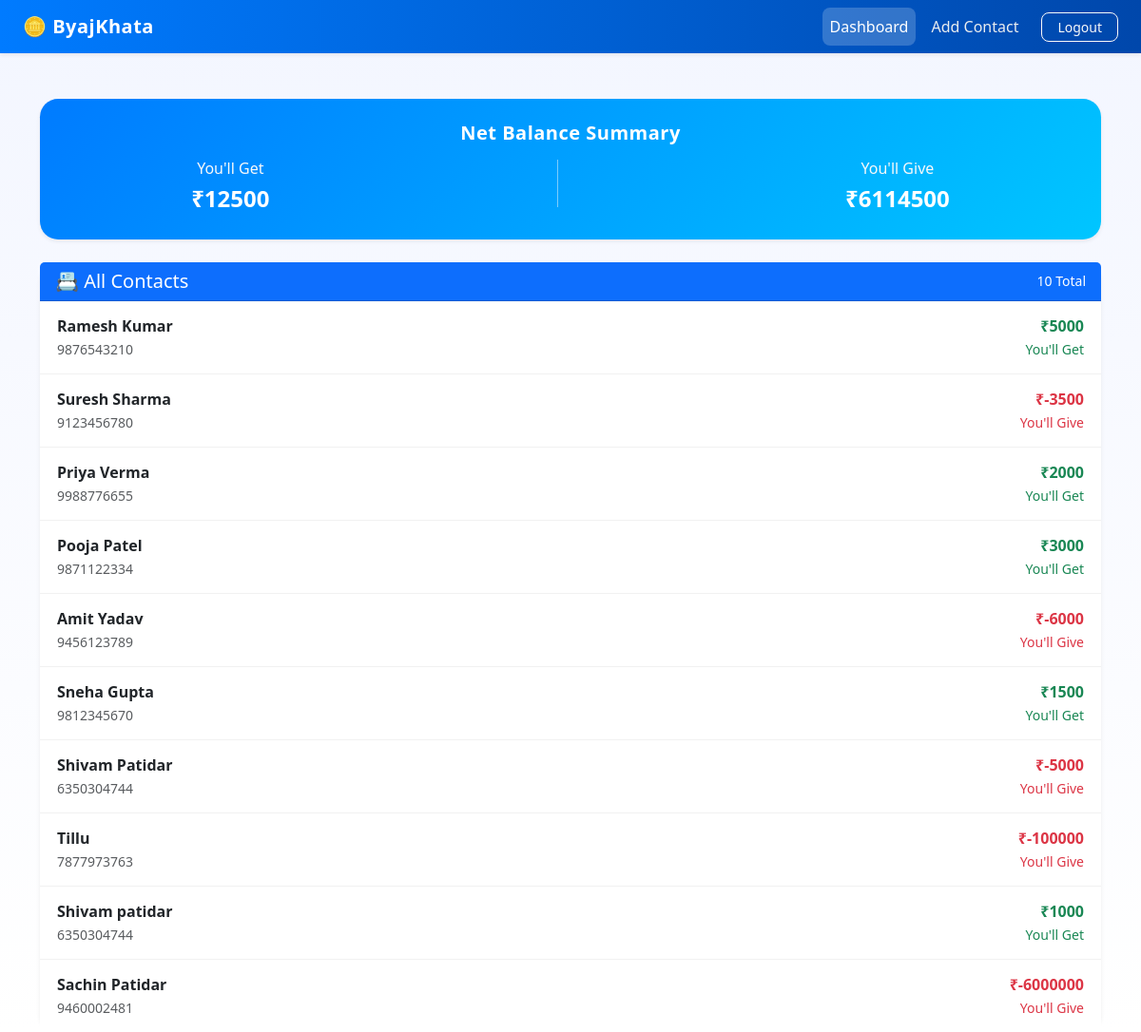
The app's page / (signed in) with its own data.
### core/models.py (models this page shows, shortened)
class Contact(models.Model):
    owner = models.ForeignKey(User, on_delete=models.CASCADE)
    name = models.CharField(max_length=255)
    phone = models.CharField(max_length=15)
    bio = models.TextField(blank=True, null=True)
    photo = models.ImageField(upload_to='contacts/', blank=True, null=True)
    @property
    def balance(self):
        credits = self.transactions.filter(type='credit').aggregate(models.Sum('amount'))['amount__sum'] or 0
        debits = self.transactions.filter(type='debit').aggregate(models.Sum('amount'))['amount__sum'] or 0
        return credits - debits

### core/views.py (the view)
# urls.py: path('', views.dashboard, name='dashboard'),
@login_required
def dashboard(request):
    query = request.GET.get('q', '')  # search query from input
    if query:
        contacts = Contact.objects.filter(
            Q(name__icontains=query) | Q(phone__icontains=query),
            owner=request.user
        )
    else:
        contacts = Contact.objects.filter(owner=request.user)
    total_get = sum([c.balance for c in contacts if c.balance > 0])
    total_give = abs(sum([c.balance for c in contacts if c.balance < 0]))
    return render(request, 'core/dashboard.html', {
        'contacts': contacts,
        'total_get': total_get,
        'total_give': total_give,
        'query': query
    })

### core/templatetags/custom_filters.py (called while the page is built)
@register.filter
def abs(value):
    try:
        return abs(value)
    except Exception:
        return value

### core/templates/core/dashboard.html (shortened to what this page needs)
{% load static %}
{% load custom_filters %}
<!DOCTYPE html>
<html lang="en">
<head>
  <link href="https://cdn.jsdelivr.net/npm/bootstrap@5.3.0/dist/css/bootstrap.min.css" rel="stylesheet">
</head>
<body>
  <nav class="navbar navbar-expand-lg navbar-dark fixed-top shadow-sm">
    <div class="container-fluid px-4">
      <a class="navbar-brand" href="{% url 'dashboard' %}">🪙 ByajKhata</a>
      <div class="collapse navbar-collapse" id="navbarNav">
        <ul class="navbar-nav ms-auto align-items-center">
          <li class="nav-item">
            <a class="nav-link {% if request.resolver_match.url_name == 'dashboard' %}active{% endif %}" href="{% url 'dashboard' %}">
              Dashboard
            </a>
          </li>
          <li class="nav-item">
            <a class="nav-link {% if request.resolver_match.url_name == 'add_contact' %}active{% endif %}" href="{% url 'add_contact' %}">
              Add Contact
            </a>
          </li>
          <li class="nav-item">
            <form action="{% url 'logout' %}" method="post" class="d-inline ms-2">
              <button type="submit" class="btn btn-outline-light btn-sm px-3">
                Logout
              </button>
            </form>
          </li>
        </ul>
      </div>
    </div>
  </nav>
  <div class="container mt-4">
    <div class="card balance-card shadow-sm mb-4 text-center">
      <div class="card-body py-4">
        <h5>Net Balance Summary</h5>
        <div class="d-flex justify-content-around mt-3">
          <div>
            <h6 class="fw-normal text-light">You'll Get</h6>
            <h4>₹{{ total_get }}</h4>
          </div>
          <div>
            <h6 class="fw-normal text-light">You'll Give</h6>
            <h4>₹{{ total_give }}</h4>
          </div>
        </div>
      </div>
    </div>
    <div class="card shadow-sm">
      <div class="card-header bg-primary text-white d-flex justify-content-between align-items-center">
        <h5 class="mb-0">📇 All Contacts</h5>
        <small class="fw-light">{{ contacts|length }} Total</small>
      </div>
      <div class="list-group list-group-flush">
        {% for contact in contacts %}
        <a href="{% url 'contact_detail' contact.id %}" class="list-group-item list-group-item-action d-flex justify-content-between align-items-center">
          <div>
            <strong class="d-block">{{ contact.name }}</strong>
            <small class="text-muted">{{ contact.phone }}</small>
          </div>
          <div class="text-end">
            {% if contact.balance > 0 %}
              <span class="text-success fw-bold">₹{{ contact.balance }}</span><br>
              <small class="text-success">You'll Get</small>
            {% elif contact.balance < 0 %}
              <span class="text-danger fw-bold">₹{{ contact.balance|abs }}</span><br>
              <small class="text-danger">You'll Give</small>
            {% else %}
              <small class="text-muted">Settled</small>
            {% endif %}
          </div>
        </a>
        {% empty %}
        <div class="empty text-center">No contacts yet. Add your first one!</div>
        {% endfor %}
      </div>
    </div>
  </div>
</body>
</html>

### core/templates/core/dashboard.html (style rules this page uses)
body { background: linear-gradient(180deg, #f3f6ff 0%, #ffffff 100%); font-family: 'Segoe UI', sans-serif; padding-top: 80px; color: #333; }
.navbar { background: linear-gradient(90deg, #007bff, #0047ab); }
.navbar-brand { font-weight: 600; letter-spacing: 0.5px; }
.nav-link { color: #e9ecef !important; margin-right: 8px; transition: 0.3s ease; }
.nav-link:hover, .nav-link.active { color: #fff !important; background: rgba(255,255,255,0.2); border-radius: 8px; padding-inline: 12px; }
.card { border-radius: 1.2rem; border: none; box-shadow: 0 0.5rem 1rem rgba(0,0,0,0.08); transition: transform 0.2s ease; }
.card-header { border-top-left-radius: 1.2rem; border-top-right-radius: 1.2rem; }
.balance-card { background: linear-gradient(135deg, #007bff, #00c6ff); color: #fff; }
.balance-card h5 { letter-spacing: 0.5px; font-weight: 600; }
.balance-card .card-body h4 { font-weight: 700; margin: 4px 0; }
.list-group-item { border: none; border-bottom: 1px solid #f1f1f1; padding: 14px 18px; transition: all 0.2s ease; }
.text-success { color: #198754 !important; }
.text-danger { color: #dc3545 !important; }
.btn-outline-light { border-radius: 8px; font-weight: 500; }

### records on screen
Contact: name "Ramesh Kumar", phone "9876543210", balance "5000"
Contact: name "Suresh Sharma", phone "9123456780", balance|abs "-3500"
Contact: name "Priya Verma", phone "9988776655", balance "2000"
Contact: name "Pooja Patel", phone "9871122334", balance "3000"
Contact: name "Amit Yadav", phone "9456123789", balance|abs "-6000"
Contact: name "Sneha Gupta", phone "9812345670", balance "1500"
Contact: name "Shivam Patidar", phone "6350304744", balance|abs "-5000"
Contact: name "Tillu", phone "7877973763", balance|abs "-100000"
Contact: name "Shivam patidar", phone "6350304744", balance "1000"
Contact: name "Sachin Patidar", phone "9460002481", balance|abs "-6000000"

### other values on screen
{{ total_get }} "12500"
{{ total_give }} "6114500"
{{ contacts|length }} "10"
